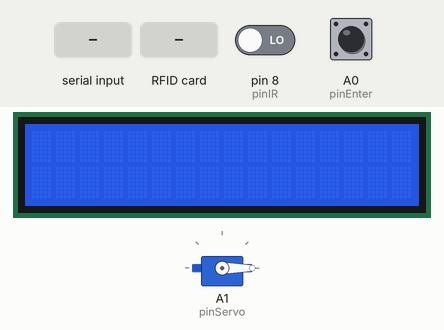
Bench run of a sketch on a simulated Arduino Uno, built with avr-gcc and run on an emulated ATmega328P. Shown: servo, 16×2 character LCD. Inputs (shaded band) come from the test bench; at power-on: pin 8 (pinIR) LOW, A0 (pinEnter) HIGH. What the sketch prints to the serial monitor is not drawn.

Above: at 1.3 s.
1.4 s: "1\n" received over Serial
At 2.5 s:
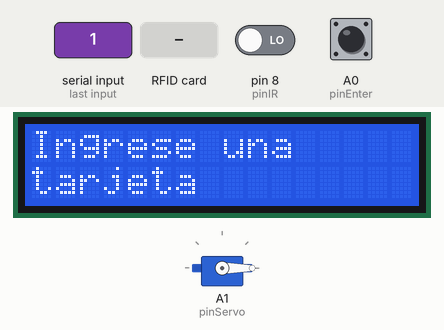
2.9 s: RFID card 5E 7A 19 C4 held to the reader
At 4.0 s:
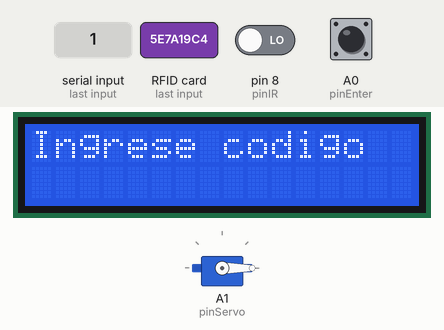
4.5 s: "correct\n" received over Serial
At 4.65 s:
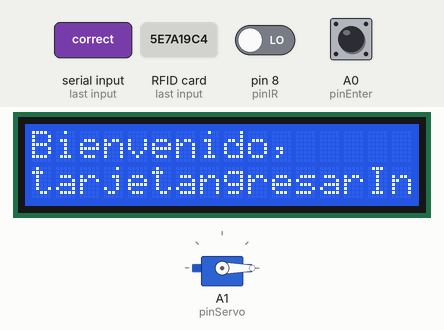
Timing chart, 0 to 7.5 s (numbered marks = the images above; inputs shaded):
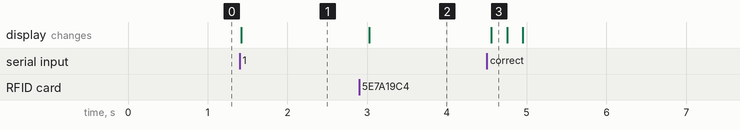

The sketch:

main.ino
```cpp
 #include <SPI.h>
#include <MFRC522.h>
#include <Keypad.h>
#include <Servo.h>
#include <Wire.h>
#include <LiquidCrystal_I2C.h>

#define pinEnter A0
#define pinServo A1
#define pinIR 8
#define RST_PIN 9
#define SS_PIN 10

const byte rows = 4;
const byte cols = 4;

String uid = "";
String pass = "";

unsigned int tInicial;
unsigned int tActual;
unsigned int estado = 1;

char keys[rows][cols] = {
   { '1','2','3','A'},
   { '4','5','6','B'},
   { '7','8','9','C'},
   { '*','0','#','D'}
};


const byte rowPins[rows] = { A3, A2, 2, 3};
const byte colPins[cols] = { 4, 5, 6, 7};

Keypad keypad = Keypad(makeKeymap(keys), rowPins, colPins, rows, cols);
MFRC522 mfrc522(SS_PIN, RST_PIN);
LiquidCrystal_I2C lcd(0x27,16,2);
Servo servoMotor;


void leerID(byte* buffer, byte bufferSize) {
  for (byte i = 0; i < bufferSize; i++) {
    Serial.print(buffer[i] < 0x10 ? " 0" : " ");
    Serial.print(buffer[i], HEX);
  }
}


bool leerTarjeta(){
  if (!mfrc522.PICC_IsNewCardPresent()) {
    return false;
  }
  if (!mfrc522.PICC_ReadCardSerial()) {
    return false;
  }
  Serial.println("uid");
  leerID(mfrc522.uid.uidByte, mfrc522.uid.size);
  mfrc522.PICC_HaltA();
  return true;
}

void leerTeclado(){
  while(digitalRead(pinEnter)!=1){
    char key = keypad.getKey();
    if (key) {
      lcd.print(key);
      pass+=key;
    }
  }
}

void actualizarEstado(){
  Serial.println("estado");
  while(!Serial.available()>0){}
  String respuesta = Serial.readStringUntil('\n');
  if(respuesta =="1"){
    estado = 1;
  }else if(respuesta == "2"){
    estado = 2;
  }else if(respuesta == "3"){
    estado = 3;
  }
}


void setup() {
  Serial.begin(9600);
  while (!Serial);      // Bucle que no permite continuar hasta que no se ha abierto el monitor serie
  SPI.begin();          // Iniciar bus SPI
  mfrc522.PCD_Init();   // Iniciar lector RFID RC522
  pinMode(pinEnter,INPUT_PULLUP);
  pinMode(pinIR,INPUT);
  servoMotor.attach(pinServo);
  servoMotor.write(0);
  lcd.init();
   lcd.backlight();
}

void procesoNormal(){
  lcd.setCursor(0,0);
  lcd.print("Ingrese una");
  lcd.setCursor(0,1);
  lcd.print("tarjeta");
  //while(!leerTarjeta()){}
  if(leerTarjeta()){
    lcd.clear();
    lcd.setCursor(0,0);
    lcd.print("Ingrese codigo");
    lcd.setCursor(0,1);
    leerTeclado();
    Serial.println();
    Serial.println("pass");
    Serial.println(pass);
    while(!Serial.available()>0){}
    String respuesta = Serial.readStringUntil('\n');
    lcd.clear();
    lcd.setCursor(0,0);
    if(respuesta == "correct"){
      lcd.print("Bienvenido,");
      lcd.setCursor(0,1);
      lcd.print("puede ingresar");
      servoMotor.write(90);
      while(digitalRead(pinIR)!=0){}
      servoMotor.write(0);
      lcd.print("Ingrese una");
      lcd.setCursor(0,1);
      lcd.print("tarjeta");
      delay(200);
    }else if(respuesta == "wrong_card"){
      lcd.print("Tarjeta no");
      lcd.setCursor(0,1);
      lcd.print("reconocida");
      delay(1000);
    }else if(respuesta == "wrong_pass"){
      lcd.print("Codigo ");
      lcd.setCursor(0,1);
      lcd.print("incorrecto");
      delay(1000);
    }else if(respuesta == "full"){
      lcd.print("Parqueadero");
      lcd.setCursor(0,1);
      lcd.print("lleno");
      delay(1000);
    }else if(respuesta == "denied"){
      lcd.print("Acceso");
      lcd.setCursor(0,1);
      lcd.print("denegado");
      delay(1000);
    }
    lcd.clear();
   mfrc522.PCD_Init();
   uid = "";
   pass = "";
  }
}

void loop() {
  actualizarEstado();
  tInicial = millis();
  tActual = millis();
  while(tActual - tInicial < 20000){
    if(estado==1){
      procesoNormal();
    }else if(estado==2){
      lcd.clear();
      lcd.setCursor(0,0);
     lcd.print("Acceso");
      lcd.setCursor(0,1);
      lcd.print("bloqueado");
      delay(100);
    }else if(estado==3){
      lcd.clear();
      lcd.setCursor(0,0);
      lcd.print("Acceso");
      lcd.setCursor(0,1);
      lcd.print("libre");
      delay(100);
    }
   if(digitalRead(pinIR)==0){
      delay(100);
      Serial.println("salida");
    }
    tActual = millis();
  }
  lcd.clear();
  lcd.setCursor(0,0);
}
```

Measured:
- after the input at 1.4 s, the display: changes at once (image 1)
- after the input at 2.9 s, the display: changes after 0.13 s (image 2)
- after the input at 4.5 s, the display: changes after 0.05 s (image 3)
